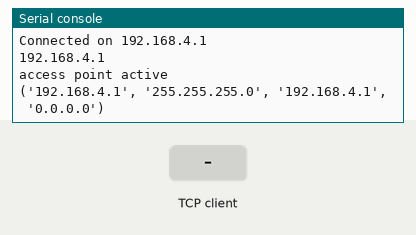
Bench run of a program on a simulated Raspberry Pi Pico running MicroPython. On the bench: the last lines printed to the serial console. The test bench sets the inputs (shaded band). WiFi joins after 1.5 s; the board's own WiFi access point starts at once; one TCP client connects 1 s after the port opens and stays connected.

Above: at 1.2 s.
1.3 s: the TCP client sends "on"
At 1.9 s:
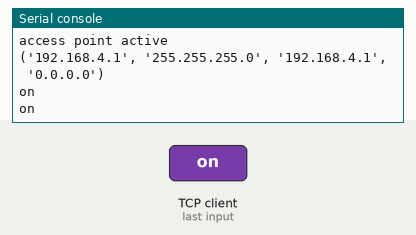
2.8 s: the TCP client sends "off"
At 4.0 s:
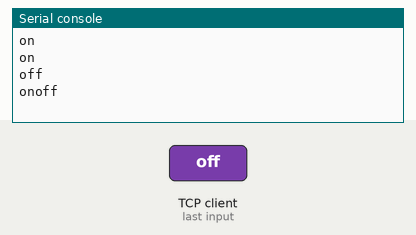
4.3 s: the TCP client sends "on"
At 5.4 s:
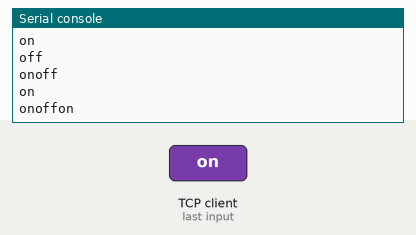
5.8 s: the TCP client sends "off"
At 6.6 s:
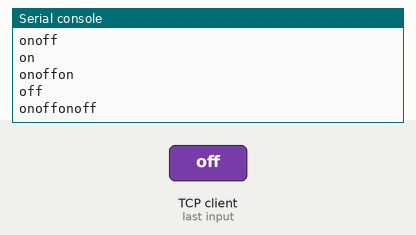

Measured:
- after the input at 1.3 s, the serial console: prints a new line at once (image 1)
- after the input at 2.8 s, the serial console: prints a new line at once (image 2)
- after the input at 4.3 s, the serial console: prints a new line at once (image 3)
- after the input at 5.8 s, the serial console: prints a new line at once (image 4)

The program:

test1.py
```python
import network #import required module
import socket

ssid = 'PicoW'
password = '123456789'

wlan = network.WLAN(network.AP_IF) #initialize the wlan object
wlan.config(essid=ssid)
wlan.active(True) #activates the wlan interface
wlan.connect(ssid)
while wlan.isconnected() == False:
    print('Waiting for connection...')
    sleep(1)
ip = wlan.ifconfig()[0]
print(f'Connected on {ip}')
print(ip)

while wlan.active == False:
    pass
print("access point active")
print(wlan.ifconfig())

# accessPoints = wlan.scan() #perform a WiFi Access Points scan
# for ap in accessPoints: #this loop prints each AP found in a single row on shell
#     print(ap)
def open_socket(ip):
    # Open a socket
    address = (ip, 10000)
    connection = socket.socket(socket.AF_INET, socket.SOCK_STREAM)
    connection.setsockopt(socket.SOL_SOCKET, socket.SO_REUSEADDR, 1)
    connection.bind(address)
    connection.listen(1)
    while True:
        conn, addr = connection.accept()
        from_client = ''
        while True:
            data = conn.recv(4096).decode()
            print(data)
            if not data: break
            from_client += data
            print(from_client)
            conn.send("I am SERVER")
        conn.close()
        print('client disconnected')
    return connection
open_socket(ip)
```
